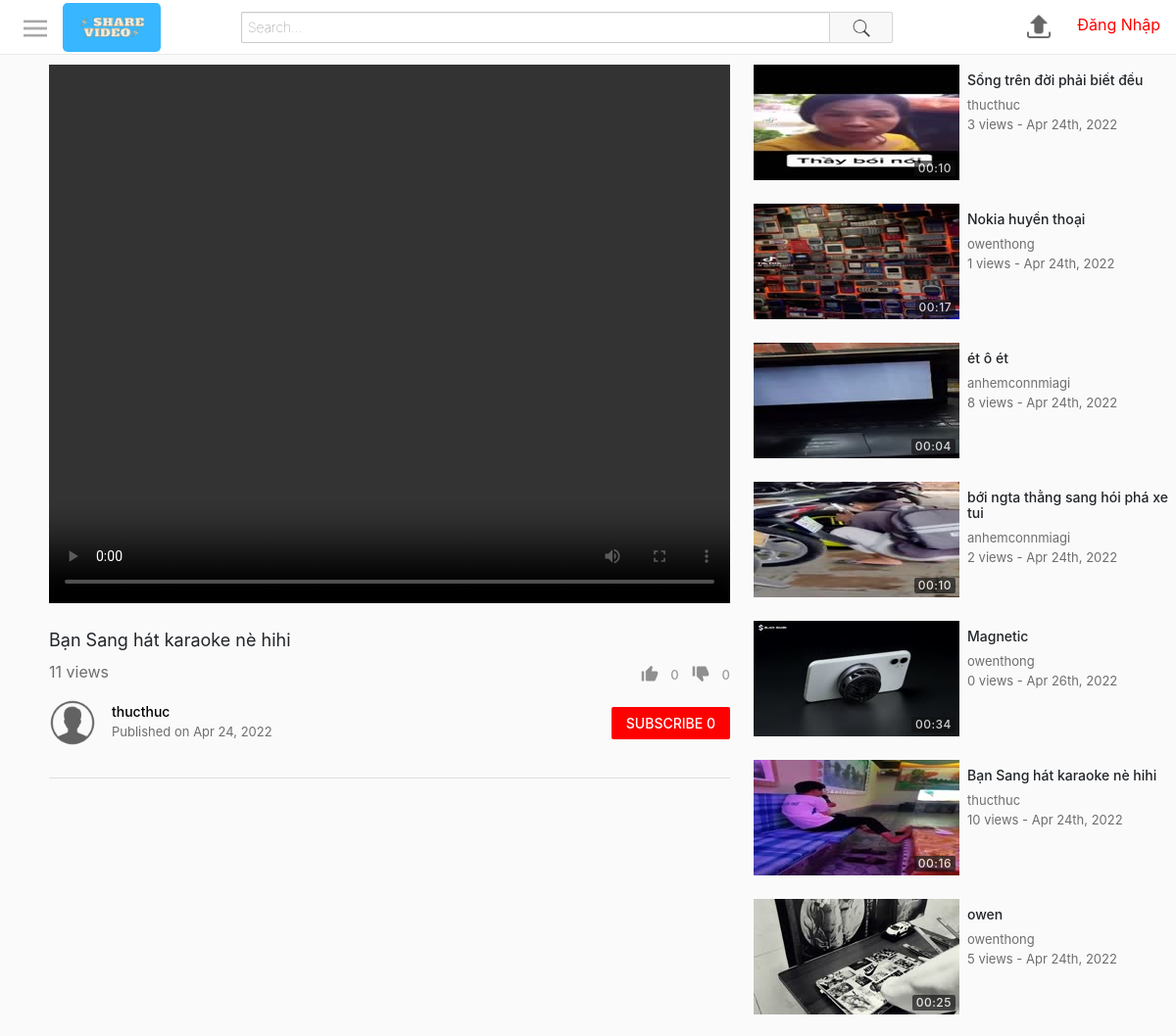
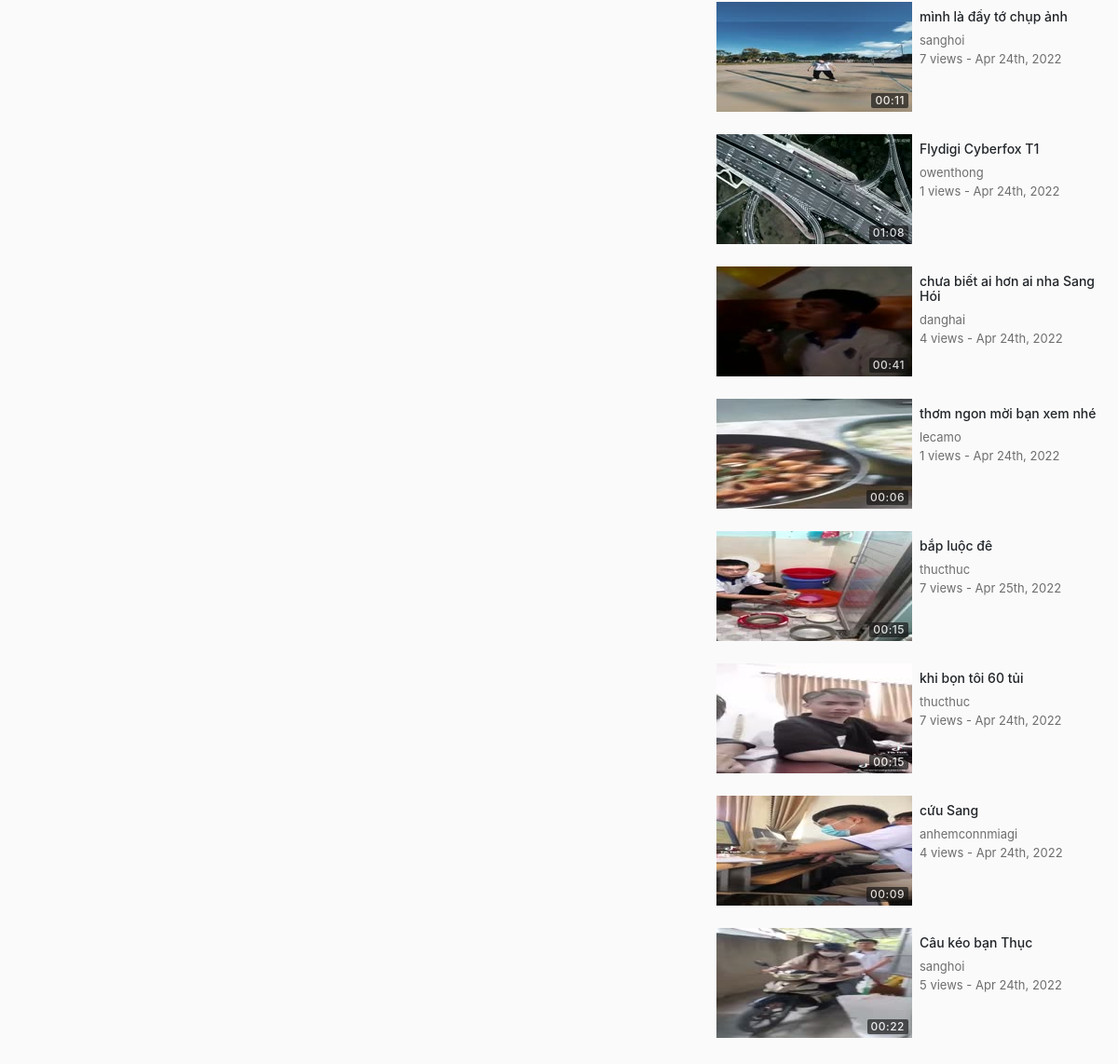
The app's page /watch.php?id=204 with its own data (2 pictures, top to bottom).
### tables this page shows
CREATE TABLE `videos` (
  `id` int(11) NOT NULL,
  `uploadedBy` varchar(50) NOT NULL,
  `title` varchar(70) NOT NULL,
  `description` varchar(1000) NOT NULL,
  `privacy` int(11) NOT NULL,
  `filePath` varchar(250) NOT NULL,
  `category` int(11) NOT NULL,
  `uploadDate` datetime NOT NULL DEFAULT current_timestamp(),
  `views` int(11) NOT NULL,
  `duration` varchar(10) NOT NULL
);

CREATE TABLE `users` (
  `id` int(11) NOT NULL,
  `firstName` varchar(25) NOT NULL,
  `lastName` varchar(25) NOT NULL,
  `username` varchar(25) NOT NULL,
  `email` varchar(100) NOT NULL,
  `password` varchar(255) NOT NULL,
  `signUpDate` datetime NOT NULL DEFAULT current_timestamp(),
  `profilePic` varchar(255) NOT NULL
);

CREATE TABLE `thumbnails` (
  `id` int(11) NOT NULL,
  `videoId` int(11) NOT NULL,
  `filePath` varchar(250) NOT NULL,
  `selected` int(11) NOT NULL
);

### includes/classes/User.php (called while the page is built, shortened)
<?php
class User {
    private $con, $sqlData;
    public function __construct($con, $username) {
        $this->con = $con;
        $query = $this->con->prepare("SELECT * FROM users WHERE username = :un");
        $query->bindParam(":un", $username);
        $query->execute();
        $this->sqlData = $query->fetch(PDO::FETCH_ASSOC);
    }
    public static function isLoggedIn() {
        return isset($_SESSION["userLoggedIn"]);
    }
    public function getUsername() {
        return $this->sqlData["username"] ?? 'default value';
    }
    public function getProfilePic() {
        return $this->sqlData["profilePic"]  ?? 'default value';
    }
    public function isSubscribedTo($userTo) {
        $query = $this->con->prepare("SELECT * FROM subscribers WHERE userTo=:userTo AND userFrom=:userFrom");
        $query->bindParam(":userTo", $userTo);
        $query->bindParam(":userFrom", $username);
        $username = $this->getUsername();
        $query->execute();
        return $query->rowCount() > 0;
    }
    public function getSubscriberCount() {
        $query = $this->con->prepare("SELECT * FROM subscribers WHERE userTo=:userTo");
        $query->bindParam(":userTo", $username);
        $query->execute();
        return $query->rowCount();
    }
}
?>

### includes/classes/Video.php (called while the page is built, shortened)
<?php
class Video {
    private $con, $sqlData, $userLoggedInObj;
    public function __construct($con, $input, $userLoggedInObj) {
        $this->con = $con;
        $this->userLoggedInObj = $userLoggedInObj;
        if(is_array($input)) {
            $this->sqlData = $input;
        }
        else {
            $query = $this->con->prepare("SELECT * FROM videos WHERE id = :id");
            $query->bindParam(":id", $input);
            $query->execute();
            $this->sqlData = $query->fetch(PDO::FETCH_ASSOC);
        }
    }
    public function getId() {
        return $this->sqlData["id"];
    }
    public function getUploadedBy() {
        return $this->sqlData["uploadedBy"];
    }
    public function getTitle() {
        return $this->sqlData["title"];
    }
    public function getUploadDate() {
        $date = $this->sqlData["uploadDate"];
        return date("M j, Y", strtotime($date));
    }
    public function getTimeStamp() {
        $date = $this->sqlData["uploadDate"];
        return date("M jS, Y", strtotime($date));
    }
    public function getViews() {
        return $this->sqlData["views"];
    }
    public function getDuration() {
        return $this->sqlData["duration"];
    }
    public function incrementViews() {
        $videoId = $this->getId();
        $this->sqlData["views"] = $this->sqlData["views"] + 1;
    }
    public function getLikes() {
        $query = $this->con->prepare("SELECT count(*) as 'count' FROM likes WHERE videoId = :videoId");
        $query->bindParam(":videoId", $videoId);
        $query->execute();
        $data = $query->fetch(PDO::FETCH_ASSOC);
        return $data["count"];
    }
    public function getDislikes() {
        $query = $this->con->prepare("SELECT count(*) as 'count' FROM dislikes WHERE videoId = :videoId");
        $query->bindParam(":videoId", $videoId);
        $query->execute();
        $data = $query->fetch(PDO::FETCH_ASSOC);
        return $data["count"];
    }
    public function wasLikedBy() {
        $query = $this->con->prepare("SELECT * FROM likes WHERE username=:username AND videoId=:videoId");
        $query->bindParam(":username", $username);
        $query->bindParam(":videoId", $id);
        $id = $this->getId();
        $username = $this->userLoggedInObj->getUsername();
        $query->execute();
        return $query->rowCount() > 0;
    }
    public function wasDislikedBy() {
        $query = $this->con->prepare("SELECT * FROM dislikes WHERE username=:username AND videoId=:videoId");
        $query->bindParam(":username", $username);
        $query->bindParam(":videoId", $id);
        $query->execute();
        return $query->rowCount() > 0;
    }
    public function getThumbnail() {
        $query = $this->con->prepare("SELECT filePath FROM thumbnails WHERE videoId=:videoId AND selected=1");
        $query->bindParam(":videoId", $videoId);
        $videoId = $this->getId();
        $query->execute();
        return $query->fetchColumn();
    }
}
?>

### includes/classes/VideoGridItem.php (the view)
<?php
class VideoGridItem {
    private $video, $largeMode;
    public function __construct($video, $largeMode) {
        $this->video = $video;
        $this->largeMode = $largeMode;
    }
    public function create() {
        $thumbnail = $this->createThumbnail();
        $details = $this->createDetails();
        $url = "watch.php?id=" . $this->video->getId();
        return "<a href='$url'>
                    <div class='videoGridItem'>
                        $thumbnail
                        $details
                    </div>
                </a>";
    }
    private function createThumbnail() {
        $thumbnail = $this->video->getThumbnail();
        $duration = $this->video->getDuration();
        return "<div class='thumbnail'>
                    <img src='$thumbnail'>
                    <div class='duration'>
                        <span>$duration</span>
                    </div>
                </div>";
    }
    private function createDetails() {
        $title = $this->video->getTitle();
        $username = $this->video->getUploadedBy();
        $views = $this->video->getViews();
        $description = $this->createDescription();
        $timestamp = $this->video->getTimeStamp();
        return "<div class='details'>
                    <h3 class='title'>$title</h3>
                    <span class='username'>$username</span>
                    <div class='stats'>
                        <span class='viewCount'>$views views - </span>
                        <span class='timeStamp'>$timestamp</span>
                    </div>
                    $description
                </div>";
    }
    private function createDescription() {
        if(!$this->largeMode) {
            return "";
        }
        else {
            $description = $this->video->getDescription();
            $description = (strlen($description) > 350) ? substr($description, 0, 347) . "..." : $description;
            return "<span class='description'>$description</span>";
        }
    }
}
?>

### includes/classes/ButtonProvider.php (shortened to what this page needs)
<?php
class ButtonProvider {
    public static $signInFunction = "notSignedIn()";
    public static function createLink($link) {
        return User::isLoggedIn() ? $link : ButtonProvider::$signInFunction;
    }
    public static function createButton($text, $imageSrc, $action, $class) {
        $image = ($imageSrc == null) ? "" : "<img src='$imageSrc'>";
        $action  = ButtonProvider::createLink($action);
        return "<button class='$class' onclick='$action'>
                    $image
                    <span class='text'>$text</span>
                </button>";
    }
    public static function createUserProfileButton($con, $username) {
        $userObj = new User($con, $username);
        $profilePic = $userObj->getProfilePic();
        $link = "profile.php?username=$username";
        return "<a href='$link'>
                    <img src='$profilePic' class='profilePicture'>
                </a>";
    }
    public static function createSubscriberButton($con, $userToObj, $userLoggedInObj) {
        $userTo = $userToObj->getUsername();
        $userLoggedIn = $userLoggedInObj->getUsername();
        $isSubscribedTo = $userLoggedInObj->isSubscribedTo($userTo);
        $buttonText = $isSubscribedTo ? "SUBSCRIBED" : "SUBSCRIBE";
        $buttonText .= " " . $userToObj->getSubscriberCount();
        $buttonClass = $isSubscribedTo ? "unsubscribe button" : "subscribe button";
        $action = "subscribe(\"$userTo\", \"$userLoggedIn\", this)";
        $button = ButtonProvider::createButton($buttonText, null, $action, $buttonClass);
        return "<div class='subscribeButtonContainer'>
                    $button
                </div>";
    }
    public static function createUserProfileNavigationButton($con, $username) {
        if(User::isLoggedIn()) {
            return ButtonProvider::createUserProfileButton($con, $username);
        }
        else {
            return "<a href='signIn.php'>
                        <span class='signInLink'>Đăng Nhập</span>
                    </a>";
        }
    }
}
?>

### includes/classes/VideoInfoSection.php
<?php
require_once("includes/classes/VideoInfoControls.php");
class VideoInfoSection {
    private $con, $video, $userLoggedInObj;
    public function __construct($con, $video, $userLoggedInObj) {
        $this->con = $con;
        $this->video = $video;
        $this->userLoggedInObj = $userLoggedInObj;
    }
    public function create() {
        return $this->createPrimaryInfo() . $this->createSecondaryInfo();
    }
    private function createPrimaryInfo() {
        $title = $this->video->getTitle();
        $views = $this->video->getViews();
        $videoInfoControls = new VideoInfoControls($this->video, $this->userLoggedInObj);
        $controls = $videoInfoControls->create();
        return "<div class='videoInfo'>
                    <h1>$title</h1>
                    <div class='bottomSection'>
                        <span class='viewCount'>$views views</span>
                        $controls
                    </div>
                </div>";
    }
    private function createSecondaryInfo() {
        $description = $this->video->getDescription();
        $uploadDate = $this->video->getUploadDate();
        $uploadedBy = $this->video->getUploadedBy();
        $profileButton = ButtonProvider::createUserProfileButton($this->con, $uploadedBy);
        if($uploadedBy == $this->userLoggedInObj->getUsername()) {
            $actionButton = ButtonProvider::createEditVideoButton($this->video->getId());
        }
        else {
            $userToObject = new User($this->con, $uploadedBy);
            $actionButton = ButtonProvider::createSubscriberButton($this->con, $userToObject, $this->userLoggedInObj);
        }
        return "<div class='secondaryInfo'>
                    <div class='topRow'>
                        $profileButton
                        <div class='uploadInfo'>
                            <span class='owner'>
                                <a href='profile.php?username=$uploadedBy'>
                                    $uploadedBy
                                </a>
                            </span>
                            <span class='date'>Published on $uploadDate</span>
                        </div>
                        $actionButton
                    </div>
                    <div class='descriptionContainer'>
                        $description
                    </div>
                </div>";
    }
}
?>

### includes/classes/VideoGrid.php (shortened to what this page needs)
<?php
class VideoGrid {
    private $con, $userLoggedInObj;
    private $largeMode = false;
    private $gridClass = "videoGrid";
    public function __construct($con, $userLoggedInObj) {
        $this->con = $con;
        $this->userLoggedInObj = $userLoggedInObj;
    }
    public function create($videos, $title, $showFilter) {
        if($videos == null) {
            $gridItems = $this->generateItems();
        }
        else {
            $gridItems = $this->generateItemsFromVideos($videos);
        }
        $header = "";
        return "$header
                <div class='$this->gridClass'>
                    $gridItems
                </div>";
    }
    public function generateItems() {
        $query = $this->con->prepare("SELECT * FROM videos ORDER BY RAND() LIMIT 15");
        $query->execute();
        $elementsHtml = "";
        while($row = $query->fetch(PDO::FETCH_ASSOC)) {
            $video = new Video($this->con, $row, $this->userLoggedInObj);
            $item = new VideoGridItem($video, $this->largeMode);
            $elementsHtml .= $item->create();
        }
        return $elementsHtml;
    }
}
?>

### assets/css/style.css (style rules this page uses)
html, body { height: 100%; padding: 0; margin: 0; }
.videoInfo { width: 100%; padding: 20px 0 8px 0; }
.videoInfo h1 { display: block; overflow: hidden; font-size: 18px; font-weight: 400; line-height: 24px; }
.videoInfo .bottomSection { display: flex; }
.videoInfo .bottomSection .viewCount { color: rgba(17, 17, 17, 0.6); font-size: 16px; flex: 1; }
.videoInfo .bottomSection .controls button { padding: 0; background-color: transparent; border: none; color: rgba(17, 17, 17, 0.4); font-weight: 500; font-size: 13px; cursor: pointer; }
.videoInfo .bottomSection .controls button img { height: 20px; width: 20px; margin: 4px 8px 8px 8px; }
.secondaryInfo .topRow { display: flex; margin-bottom: 12px; }
.profilePicture { height: 100%; }
.secondaryInfo .topRow .profilePicture { margin-right: 16px; width: 48px; height: 48px; border-radius: 50%; }
.secondaryInfo .topRow .uploadInfo { flex: 1; display: flex; flex-direction: column; margin-right: 10px; }
.secondaryInfo .topRow .uploadInfo .date { color: rgba(17,17,17,0.6); font-size: 13px; font-weight: 400; }
.secondaryInfo { border-bottom: 1px solid #dedede; padding-bottom: 20px; margin-bottom: 20px; }
.secondaryInfo .topRow .button { padding: 6px 15px; cursor: pointer; font-weight: 500; border-radius: 2px; border: none; font-size: 14px; }
.secondaryInfo .topRow .subscribeButtonContainer, .secondaryInfo .topRow .editVideoButtonContainer { display: flex; flex-direction: column; justify-content: center; }
.subscribeButtonContainer .subscribe { background-color: #f00; color: #fff; }
.secondaryInfo .topRow .uploadInfo .owner a { font-size: 14px; font-weight: 500; color: #000; }
.videoGrid { display: flex; flex-wrap: wrap; }
.suggestions .videoGridItem { display: flex; height: auto; }
.videoGridItem { height: 200px; margin-right: 4px; margin-bottom: 24px; }
.videoGridItem .thumbnail { width: 210px; height: 118px; position: relative; }
.suggestions .videoGridItem .thumbnail { margin-right: 8px; }
.videoGridItem .thumbnail img { width: 100%; height: 100%; }
.videoGridItem .thumbnail .duration { bottom: 0; right: 0; position: absolute; margin: 4px; color: #fff; background-color: rgba(17,17,17,0.8); opacity: 0.8; padding: 2px 4px; border-radius: 2px; letter-spacing: 0.5px; font-size: 12px; font-weight: 500; line-height: 12px; }
.videoGridItem .details { padding-right: 24px; position: relative; cursor: pointer; display: flex; flex-direction: column; width: 210px; }
.suggestions .videoGridItem .details { padding-right: 0; flex: 1; }
.videoGridItem .details .title { margin: 8px 0; max-height: 32px; overflow: hidden; font-size: 14px; font-weight: 500; line-height: 16px; color: #212529; }
.videoGridItem .details .username, .videoGridItem .details .stats { color: rgba(17,17,17,0.6); font-size: 13px; overflow-x: hidden; text-overflow: ellipsis; white-space: nowrap; }
.signInLink { color: #f00; margin-left: 15px; }

### records on screen
videos: title "Bạn Sang hát karaoke nè hihi", uploadedBy "thucthuc", uploadDate "Apr 24, 2022", thumbnails.filePath (picture), duration "00:16", views "10", uploadDate "Apr 24th, 2022"
users: profilePic (placeholder picture)
videos: thumbnails.filePath (picture), duration "00:10", title "Sống trên đời phải biết đều", uploadedBy "thucthuc", views "3", uploadDate "Apr 24th, 2022"
videos: thumbnails.filePath (picture), duration "00:17", title "Nokia huyền thoại", uploadedBy "owenthong", views "1", uploadDate "Apr 24th, 2022"
videos: thumbnails.filePath (picture), duration "00:04", title "ét ô ét", uploadedBy "anhemconnmiagi", views "8", uploadDate "Apr 24th, 2022"
videos: thumbnails.filePath (picture), duration "00:10", title "bới ngta thằng sang hói phá xe tui", uploadedBy "anhemconnmiagi", views "2", uploadDate "Apr 24th, 2022"
videos: thumbnails.filePath (picture), duration "00:34", title "Magnetic", uploadedBy "owenthong", views "0", uploadDate "Apr 26th, 2022"
videos: thumbnails.filePath (picture), duration "00:25", title "owen", uploadedBy "owenthong", views "5", uploadDate "Apr 24th, 2022"
videos: thumbnails.filePath (picture), duration "00:11", title "mình là đầy tớ chụp ảnh", uploadedBy "sanghoi", views "7", uploadDate "Apr 24th, 2022"
videos: thumbnails.filePath (picture), duration "01:08", title "Flydigi Cyberfox T1", uploadedBy "owenthong", views "1", uploadDate "Apr 24th, 2022"
videos: thumbnails.filePath (picture), duration "00:41", title "chưa biết ai hơn ai nha Sang Hói", uploadedBy "danghai", views "4", uploadDate "Apr 24th, 2022"
videos: thumbnails.filePath (picture), duration "00:06", title "thơm ngon mời bạn xem nhé", uploadedBy "lecamo", views "1", uploadDate "Apr 24th, 2022"
videos: thumbnails.filePath (picture), duration "00:15", title "bắp luộc đê", uploadedBy "thucthuc", views "7", uploadDate "Apr 25th, 2022"
videos: thumbnails.filePath (picture), duration "00:15", title "khi bọn tôi 60 tủi", uploadedBy "thucthuc", views "7", uploadDate "Apr 24th, 2022"
videos: thumbnails.filePath (picture), duration "00:09", title "cứu Sang", uploadedBy "anhemconnmiagi", views "4", uploadDate "Apr 24th, 2022"
videos: thumbnails.filePath (picture), duration "00:22", title "Câu kéo bạn Thục", uploadedBy "sanghoi", views "5", uploadDate "Apr 24th, 2022"

### other values on screen
$views "11"
$text "0 0 SUBSCRIBE 0"
